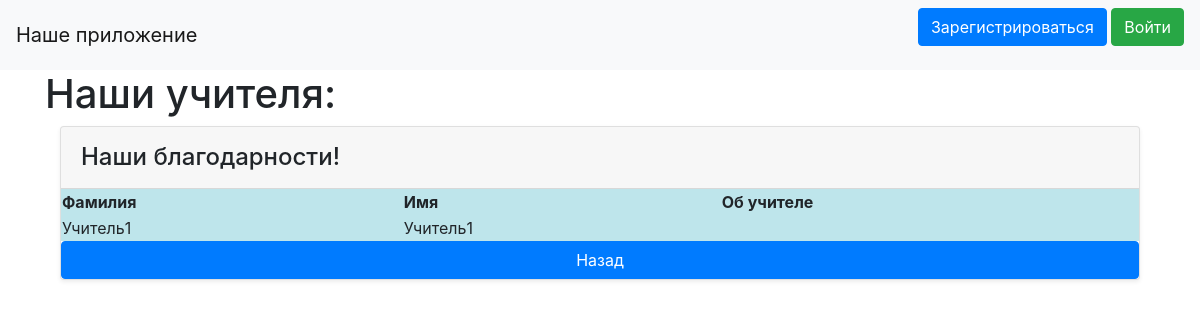
Page /teachers on the earlier database version.
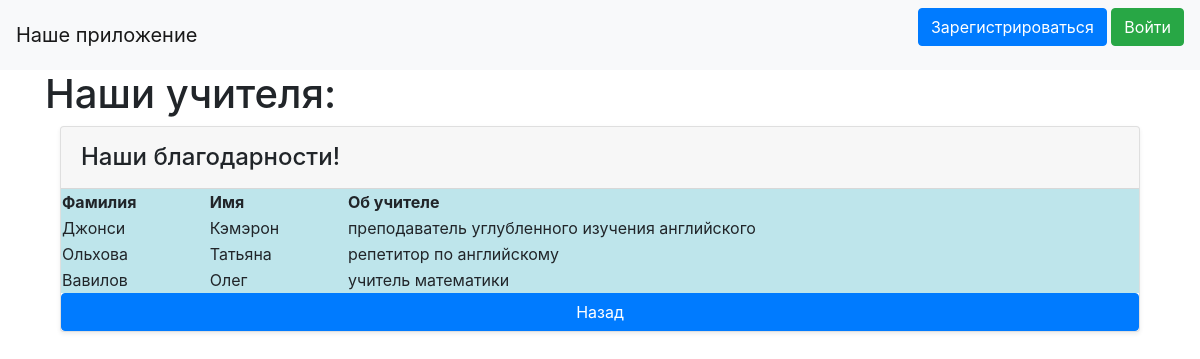
Same page on the later database version.
### data/users.py (models this page shows, shortened)
class User(SqlAlchemyBase, UserMixin):
    __tablename__ = 'users'
    id = sqlalchemy.Column(sqlalchemy.Integer,
                           primary_key=True, autoincrement=True)
    role = sqlalchemy.Column(sqlalchemy.String, nullable=False)
    surname = sqlalchemy.Column(sqlalchemy.String, nullable=False)
    name = sqlalchemy.Column(sqlalchemy.String, nullable=False)
    age = sqlalchemy.Column(sqlalchemy.Integer, nullable=True)
    phone = sqlalchemy.Column(sqlalchemy.String, nullable=True)
    email = sqlalchemy.Column(sqlalchemy.String,
                              index=True, unique=True, nullable=False)
    about_me = sqlalchemy.Column(sqlalchemy.String, nullable=True)
    hashed_password = sqlalchemy.Column(sqlalchemy.String, nullable=True)

### main.py (the view)
@app.route('/teachers')
def teachers():
    db_sess = db_session.create_session()
    teach = db_sess.query(User).filter(User.role == 'Учитель').all()
    return render_template('teachers.html', rows=teach)

### data/db_session.py (called while the page is built)
def create_session() -> Session:
    global __factory
    return __factory()

### templates/teachers.html (shortened to what this page needs)
{% extends "base.html" %}
{% block content %}
<head>
    <h1>Наши учителя:</h1>
</head>
<body>
<div class="container">
    <div class="card mb-4 rounded-3 shadow-sm">
        <div class="card-header py-3">
            <h4 class="my-0 fw-normal">Наши благодарности!</h4>
        </div>
        <table class="table-info">
            <thead>
                <tr>
                <th scope="col">Фамилия</th>
                <th scope="col">Имя</th>
                <th scope="col">Об учителе</th>
                </tr>
            </thead>
            <tbody>
                {% for item in rows %}
                <tr>
                    <td>{{item["surname"]}}</td>
                    <td>{{item["name"]}}</td>
                    <td>{{item["about_me"]}}</td>
                </tr>
                {% endfor %}
        </table>
</body>
<a class="btn btn-primary" href="/" role="button">Назад</a>
{% endblock %}

Differences in the rows shown:
added User: surname "Джонси", name "Кэмэрон", about_me "преподаватель углубленного изучения английского"
now on this page (row edited): User: surname "Ольхова", name "Татьяна", about_me "репетитор по английскому"
changed User: surname "Учитель1" → "Вавилов"; name "Учитель1" → "Олег"; about_me (not shown) → "учитель математики"
